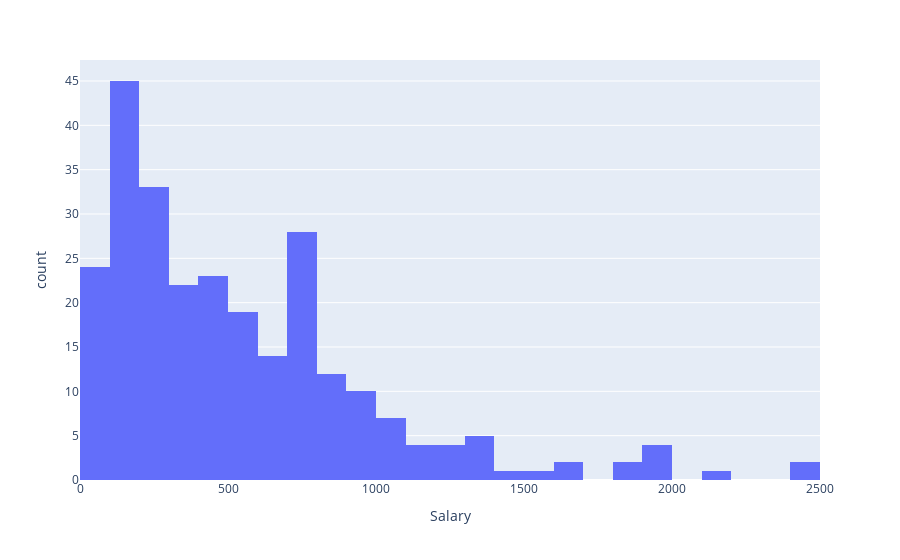

Notebook cell for this chart:
### Markdown cell above
Make a histogram of salary:

- with `px` do `histogram` using
    - `dataframe`
    - freestyle `x="Salary"`

### Code cell
px.histogram(dataframe,x="Salary")

#<xml xmlns="https://developers.google.com/blockly/xml"><variables><variable id="YtOOS!JE-+8IZ!JNUh]l">px</variable><variable id="SI@^,P?H2_w62.Ew9{z*">dataframe</variable></variables><block type="varDoMethod" id="BA;^5Vw*oM|6hd_74/:@" x="0" y="0"><mutation items="2"></mutation><field name="VAR" id="YtOOS!JE-+8IZ!JNUh]l">px</field><field name="MEMBER">histogram</field><data>px:histogram</data><value name="ADD0"><block type="variables_get" id="xcKQ|UB~$Lic5K+++,]}"><field name="VAR" id="SI@^,P?H2_w62.Ew9{z*">dataframe</field></block></value><value name="ADD1"><block type="dummyOutputCodeBlock" id="Z6+99ubtI^8E_8qB=7Vu"><field name="CODE">x="Salary"</field></block></value></block></xml>

### Figure 1 — Plotly figure (JSON) as saved in the notebook; plotly's stock layout.template omitted (floating-point values rounded to 4 significant figures; data arrays with more than 128 entries replaced by an {"elided": "..."} marker saying what was removed)
{"data": [{"bingroup": "x", "hovertemplate": "Salary=%{x}<br>count=%{y}<extra></extra>", "legendgroup": "", "marker": {"color": "#636efa", "pattern": {"shape": ""}}, "name": "", "orientation": "v", "showlegend": false, "type": "histogram", "x": {"elided": "263 float values"}, "xaxis": "x", "yaxis": "y"}], "layout": {"barmode": "relative", "legend": {"tracegroupgap": 0}, "margin": {"t": 60}, "xaxis": {"anchor": "y", "domain": [0, 1], "title": {"text": "Salary"}}, "yaxis": {"anchor": "x", "domain": [0, 1], "title": {"text": "count"}}}}
